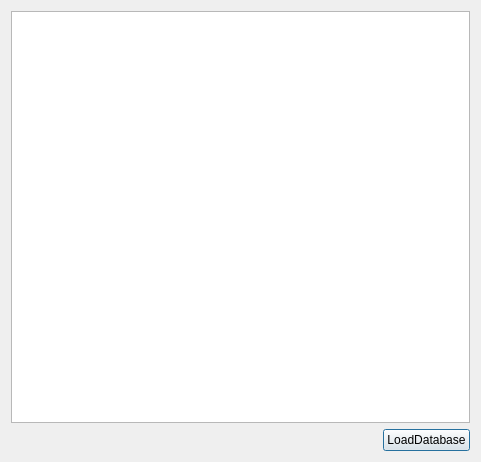
<?xml version="1.0" encoding="UTF-8"?>
<ui version="4.0">
 <class>Dialog</class>
 <widget class="QDialog" name="Dialog">
  <property name="geometry">
   <rect>
    <x>0</x>
    <y>0</y>
    <width>481</width>
    <height>462</height>
   </rect>
  </property>
  <property name="windowTitle">
   <string>Dialog</string>
  </property>
  <layout class="QGridLayout" name="gridLayout">
   <item row="1" column="0">
    <spacer name="horizontalSpacer">
     <property name="orientation">
      <enum>Qt::Horizontal</enum>
     </property>
     <property name="sizeHint" stdset="0">
      <size>
       <width>40</width>
       <height>20</height>
      </size>
     </property>
    </spacer>
   </item>
   <item row="1" column="1">
    <spacer name="horizontalSpacer_2">
     <property name="orientation">
      <enum>Qt::Horizontal</enum>
     </property>
     <property name="sizeHint" stdset="0">
      <size>
       <width>40</width>
       <height>20</height>
      </size>
     </property>
    </spacer>
   </item>
   <item row="0" column="0" colspan="4">
    <widget class="QTableWidget" name="tableWidget"/>
   </item>
   <item row="1" column="3">
    <widget class="QPushButton" name="pushButton">
     <property name="text">
      <string>LoadDatabase</string>
     </property>
    </widget>
   </item>
   <item row="1" column="2">
    <spacer name="horizontalSpacer_3">
     <property name="orientation">
      <enum>Qt::Horizontal</enum>
     </property>
     <property name="sizeHint" stdset="0">
      <size>
       <width>40</width>
       <height>20</height>
      </size>
     </property>
    </spacer>
   </item>
  </layout>
 </widget>
 <resources/>
 <connections/>
</ui>
